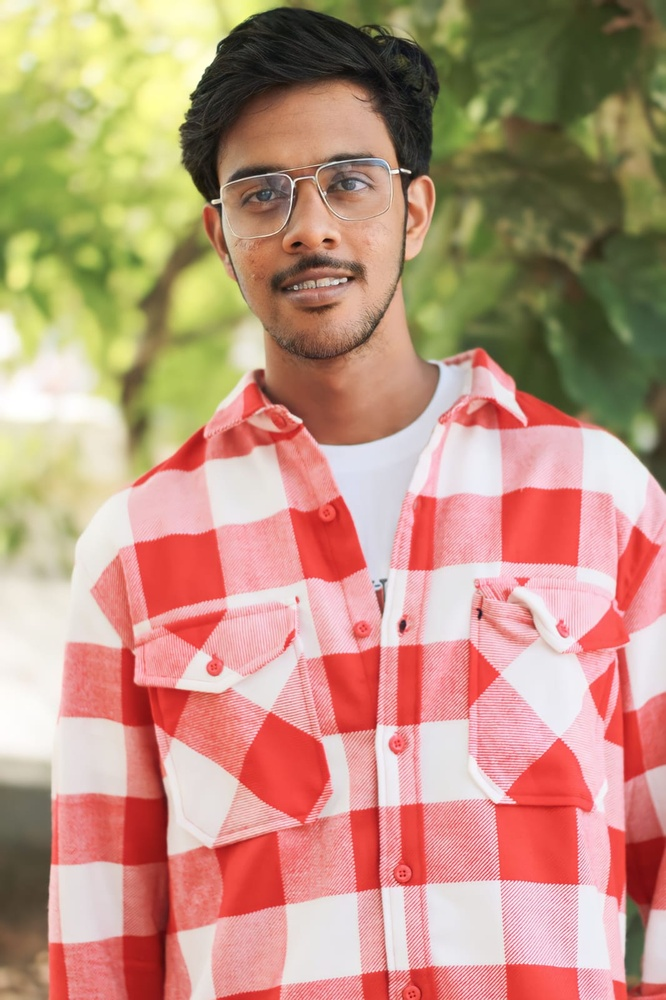
#> input picture AMIT.jpg, 666 x 1000 px, shrunk from 1066 x 1600 before the run
$ python -i omniguard_liveness.py   (imports and definitions only)
#> lines starting #> are read from the running program, lines starting #| are printed output that depends on the picture
import cv2
import face_recognition
import time
import os
import math


def euclidean_dist(pt1, pt2):
    return math.sqrt((pt1[0] - pt2[0]) ** 2 + (pt1[1] - pt2[1]) ** 2)


# [5 lines left out: function eye_aspect_ratio, not called in this run]


def enhance_low_light(rgb_image):
    """Acts as digital night-vision by pulling facial details out of shadows."""
    # Convert RGB to LAB Color Space (Lightness, A-color, B-color)
    lab = cv2.cvtColor(rgb_image, cv2.COLOR_RGB2LAB)
#> lab: shape (1000, 666, 3); mean of channels 0, 1, 2 166.6, 140.9, 147.4
    l, a, b = cv2.split(lab)
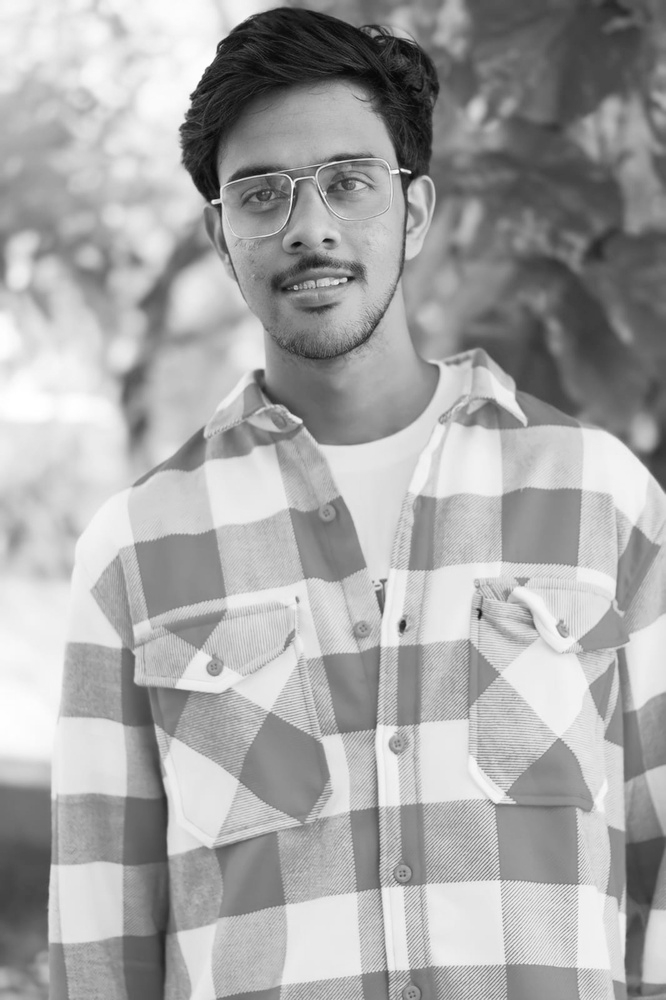
#> l: shape (1000, 666); min 5, max 255, mean 166.6
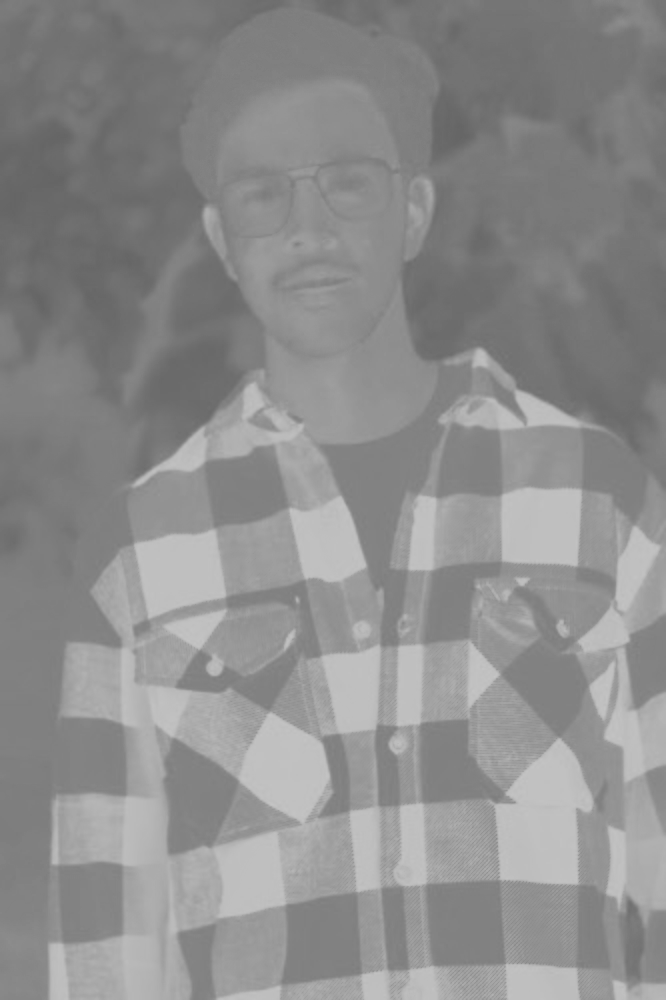
#> a: shape (1000, 666); min 101, max 197, mean 140.9
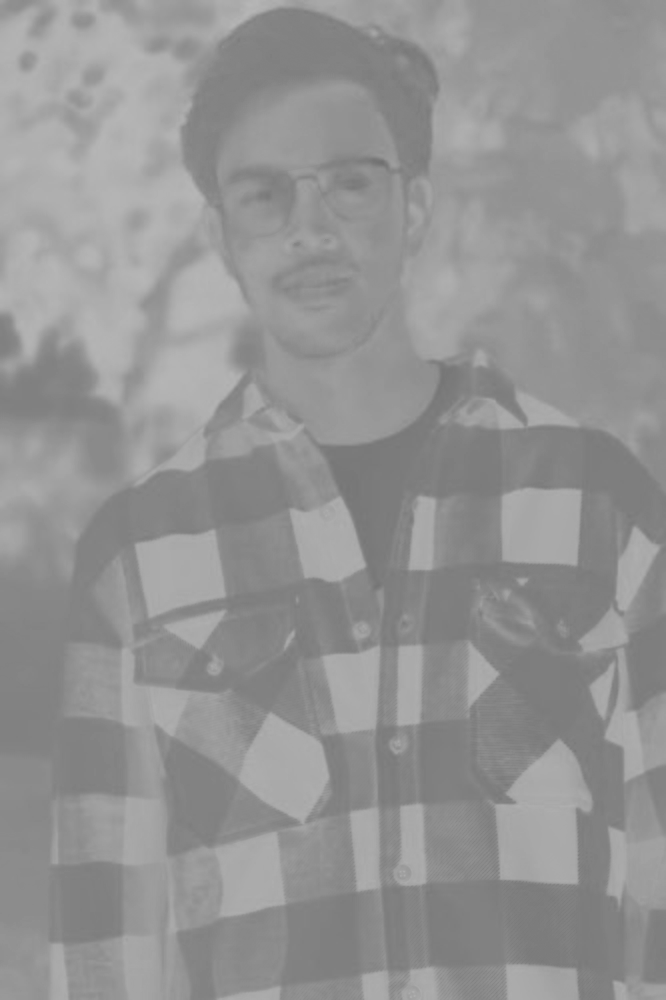
#> b: shape (1000, 666); min 113, max 182, mean 147.4

    # Apply Contrast Limited Adaptive Histogram Equalization to the Lightness channel
    clahe = cv2.createCLAHE(clipLimit=3.0, tileGridSize=(8, 8))
    cl = clahe.apply(l)
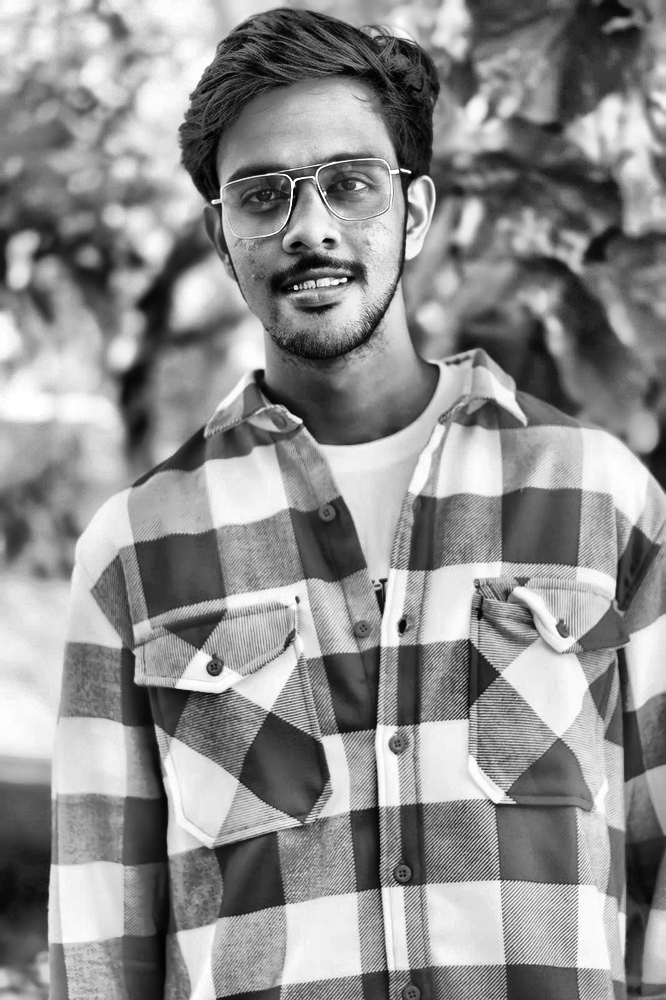
#> cl: shape (1000, 666); min 0, max 255, mean 142.5

    # Merge back together
    limg = cv2.merge((cl, a, b))
#> limg: shape (1000, 666, 3); mean of channels 0, 1, 2 142.5, 140.9, 147.4
    return cv2.cvtColor(limg, cv2.COLOR_LAB2RGB)
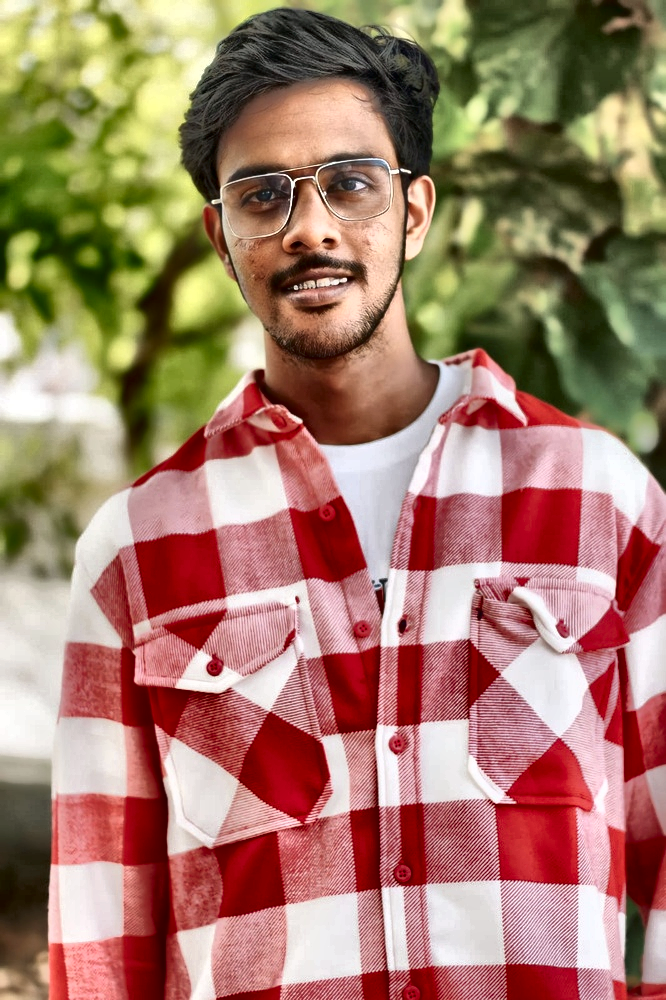
#> returned value: shape (1000, 666, 3); mean R, G, B 163.5, 124.9, 105.7


# [70 lines left out: function debug_liveness_engine, not called in this run]


# [2 lines not run here, left out]

>>> import cv2
>>> picture = cv2.cvtColor(cv2.imread('AMIT.jpg'), cv2.COLOR_BGR2RGB)
>>> result = enhance_low_light(picture)
